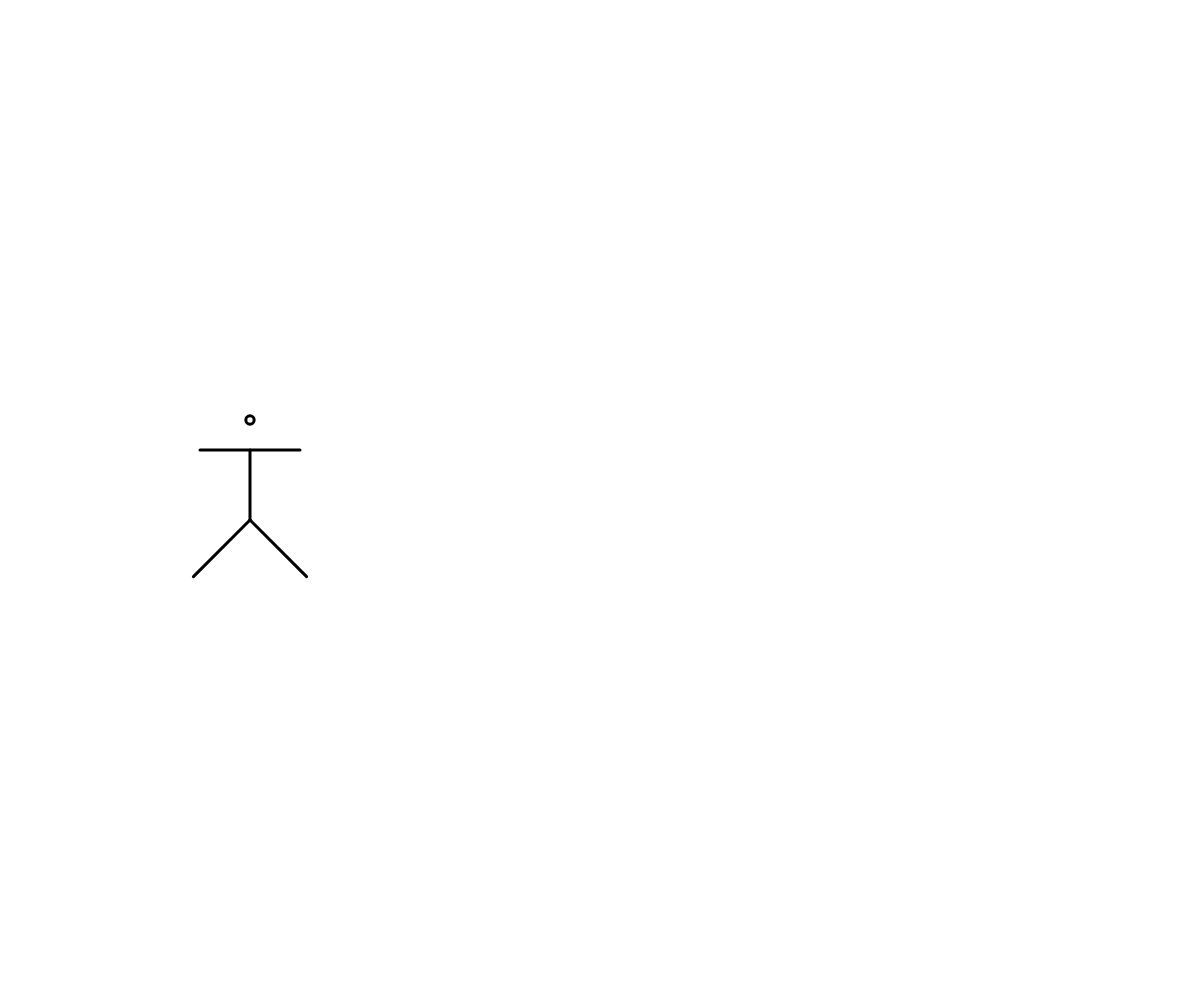
Frame 1 (no input)
Frame 60 (no input): identical to frame 1, image omitted
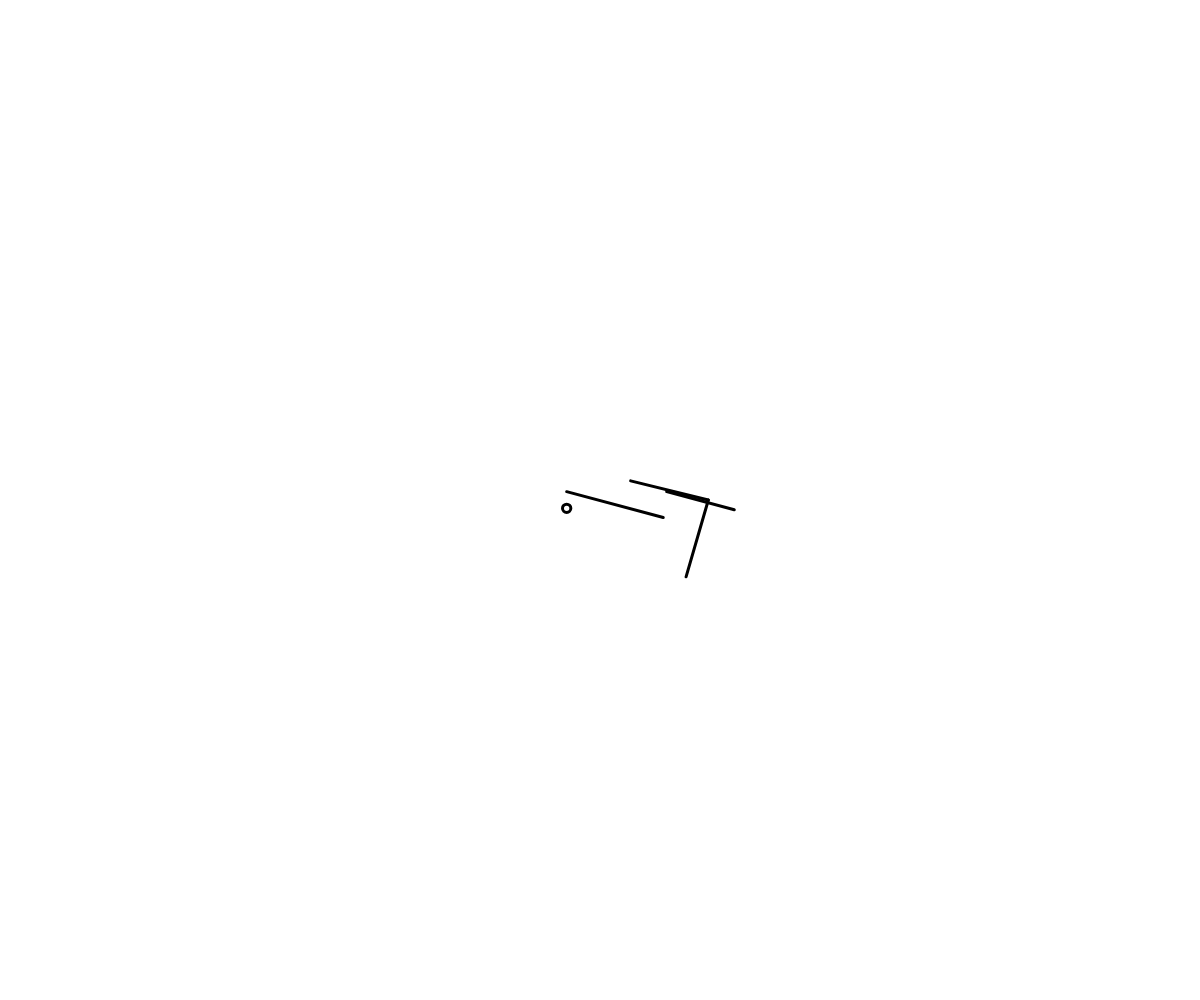
Frame 120 (the mouse pressed at the canvas centre since frame 60)

The p5.js sketch that drew these frames (run headless with seeded random() and noise() and a simulated clock; from frame 60 on, the mouse is pressed at the canvas centre):

// p5.js sketch
// ── sketch.js
let size = 100;
let margin = 200;
let bg = 255;
let ac = 0;
let smoothOffset = 0;

let shapes = [];

function setup() {
  createCanvas(windowWidth, windowHeight);
  background(bg);

  noFill();
  stroke(ac);
  strokeWeight(3);
  angleMode(DEGREES);

  shapes.push({
    shape: new Shape(1 * size),
    p1: { x: 0, y: -0.5 * size },
    p2: { x: 0.2 * size, y: 0 },
    p3: { x: 0, y: -0.5 * size },
    r1: 0,
    r2: 0,
    r3: 90,
  });

  shapes.push({
    shape: new Shape(0.8 * size),
    p1: { x: 0.5 * size, y: 0.2 * size },
    p2: { x: 1.9 * size, y: 0 },
    p3: { x: 0, y: 0 },
    r1: 45,
    r2: 135,
    r3: -38,
  });

  shapes.push({
    shape: new Shape(0.8 * size),
    p1: { x: 0.5 * size, y: 0.2 * size },
    p2: { x: 1.9 * size, y: 0 },
    p3: { x: 0, y: 0 },
    r1: 135,
    r2: 225,
    r3: 38,
  });

  shapes.push({
    shape: new Shape(0.7 * size),
    p1: { x: 0.5 * size, y: -0.5 * size },
    p2: { x: 1.2 * size, y: 0 },
    p3: { x: size, y: -0.5 * size },
    r1: 90,
    r2: 0,
    r3: 90,
  });

  shapes.push({
    shape: new Shape(0 * size),
    p1: { x: 0.5 * size, y: -0.8 * size },
    p2: { x: 0, y: 0 },
    p3: { x: size, y: 0.5 * size },
    r1: 0,
    r2: 0,
    r3: 0,
  });
}

function windowResized() {
  resizeCanvas(windowWidth, windowHeight);
}

function draw() {
  background(bg);

  let targetOffset = map(mouseX, margin, width - margin, 0, 1, true);

  smoothOffset = lerp(smoothOffset, targetOffset, 0.3);

  let t = map(
    mouseX,
    margin,
    width - margin,
    margin,
    width - margin - size,
    true
  );

  translate(t, height * 0.5);

  shapes.forEach((s) => {
    s.shape.display(s.p1, s.p2, s.p3, s.r1, s.r2, s.r3, smoothOffset);
  });
}

class Shape {
  constructor(w) {
    this.w = w;
    if (w == 0) this.isCircle = true;
  }

  display(p1, p2, p3, r1, r2, r3, offset) {
    push();

    let x, y, r;
    if (offset < 0.3) {
      let t = map(offset, 0, 0.3, 0, 1, true);
      x = lerp(p1.x, p2.x, t);
      y = lerp(p1.y, p2.y, t);
      r = lerp(r1, r2, t);
    } else if (offset < 0.4) {
      x = p2.x;
      y = p2.y;
      r = r2;
    } else {
      let t = map(offset, 0.4, 1, 0, 1, true);
      x = lerp(p2.x, p3.x, t);
      y = lerp(p2.y, p3.y, t);
      r = lerp(r2, r3, t);
    }

    translate(x, y);
    rotate(r);
    if (this.isCircle) {
      circle(0, 0, size / 12)
    } else {
      line(0, 0, this.w, 0);
    }

    pop();
  }
}
